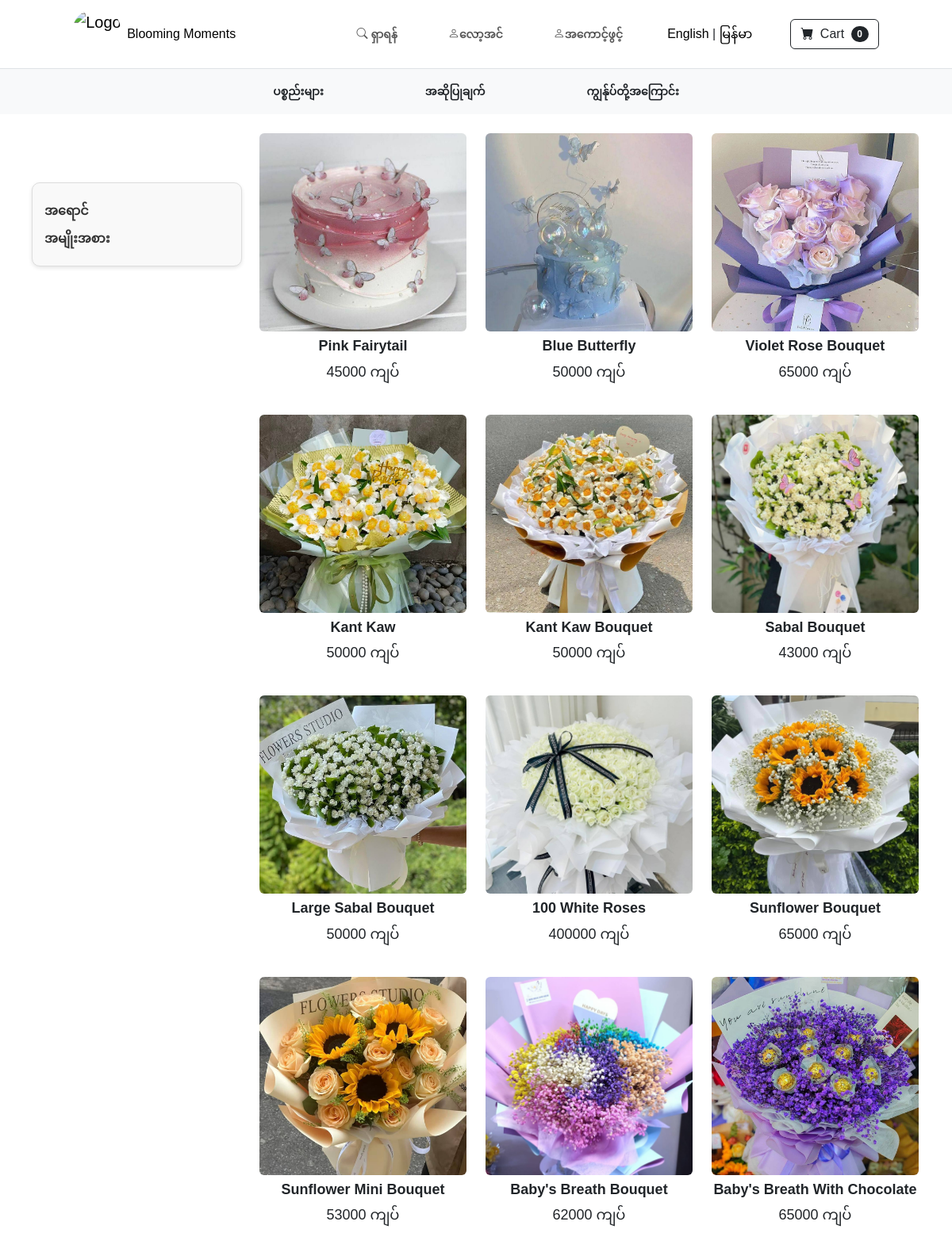
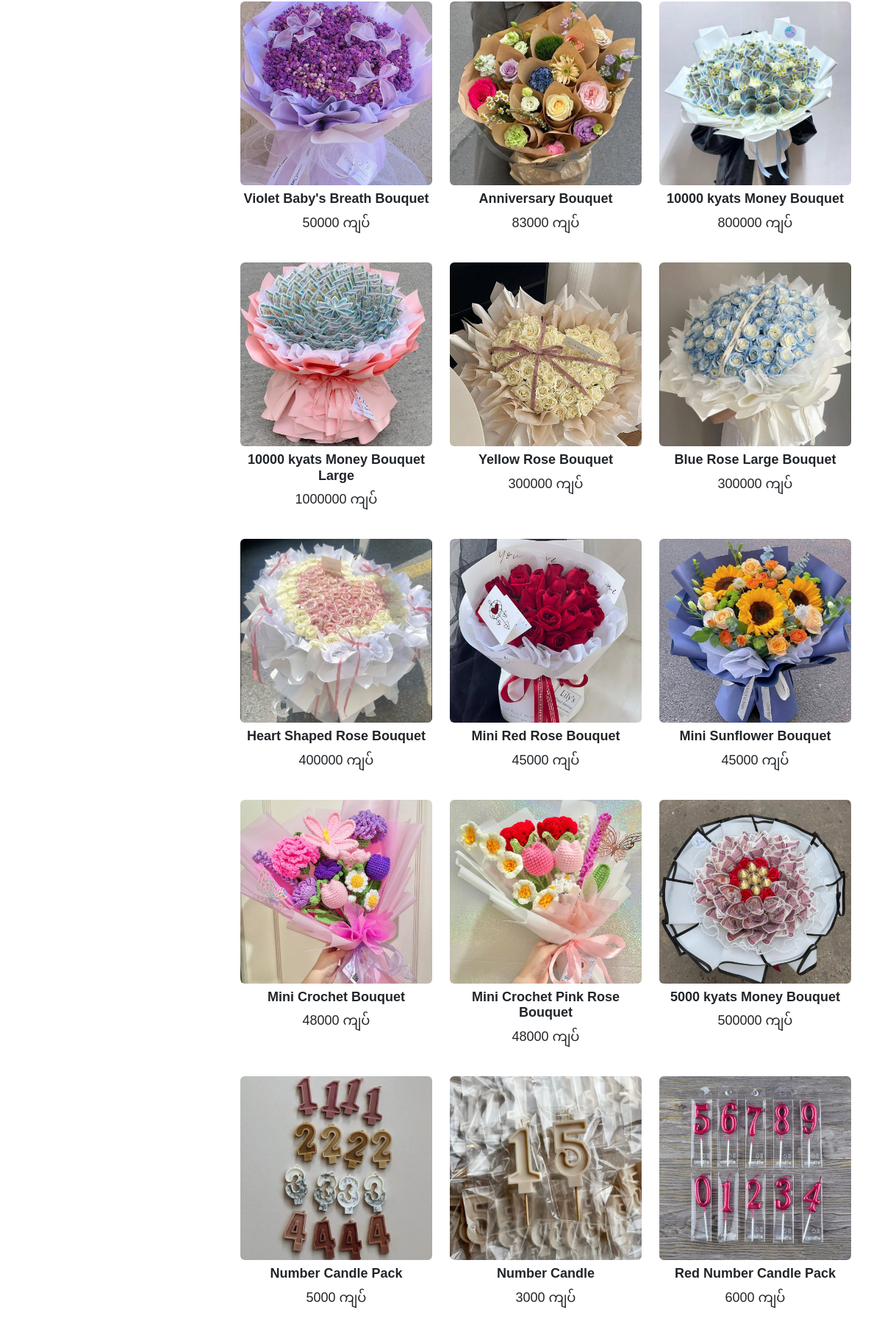
/mm/product/ (upper part), run on the app's committed database (2 pictures, top to bottom).
### store/models.py (models this page shows, shortened)
class Product(models.Model):
  name = models.CharField(max_length=100)
  price = models.PositiveIntegerField(default=0)
  category = models.ForeignKey(Category,on_delete = models.CASCADE,null=True, blank=True)
  color = models.ForeignKey(Color,null=True, blank=True,on_delete=models.CASCADE)
  description = models.CharField(max_length=250,default='',blank=True,null = True)
  image = models.ImageField(upload_to = 'uploads/product/')
  is_sale = models.BooleanField(default =False)
  sale_price = models.DecimalField(default=0,decimal_places=2,max_digits=6)

### store/views.py (the view)
def products_mm(request):
    products = Product.objects.all()
    colors = Color.objects.all()
    categories = Category.objects.all()
    return render(request, 'mm/product.html', {
        'products': products,
        'colors': colors,
        'categories': categories
    })

### cart/cart.py (called while the page is built)
  def __len__(self):
    return len(self.cart)

### cart/context_processors.py (called while the page is built)
def cart(request):
  return {'cart':Cart(request)}

### store/templates/mm/product.html (shortened to what this page needs)
{% extends 'mm/base.html' %}
{% load static %}
{% block styles %}
<link rel="stylesheet" href="{% static 'css/product.css' %}">
{% endblock %}
{% block content %}
<div class="container mt-4">
    <div class="row">
        <div class="col-md-3 d-none d-md-block sticky-sidebar sticky-top" style=" top: 200px;max-height: calc(100vh - 100px); overflow-y: auto; background: white; padding: 10px;z-index: 1000; ">
            <div class="filters-container">
                <div class="filter-section">
                    <h4 onclick="toggleFilter('colorContent', this)">အရောင်</h4>
                </div>
                <div class="filter-section mt-3">
                    <h4 onclick="toggleFilter('flowerTypeContent', this)">အမျိုးအစား</h4>
                </div>
            </div>
        </div>
        <div class="col-md-9">
            <div class="row g-4" id="filteredProducts">
                {% for product in products %}
                <div class="col-6 col-md-4">
                    <div class="collection">
                        <a href="{% url 'mm:product_detail' product.id %}" class="btn">
                            <img src="{{ product.image.url }}" alt="{{ product.name }}">
                        </a>
                        <h3 class="mt-2">{{ product.name }}</h3>
                        {% if product.is_sale %}
                                <div class="d-flex justify-content-center small text-warning mb-2">
                                    <p class="text-decoration-line-through">{{ product.price }} ကျပ်</p>
                                    <p class="ms-2 text-danger">{{ product.sale_price }} ကျပ်</p>
                                </div>
                            {% else %}
                                <p>{{ product.price }} ကျပ်</p>
                            {% endif %}
                    </div>
                </div>
                {% endfor %}
            </div>
        </div>
    </div>
</div>
{% endblock %}

### static/css/styles.css (style rules this page uses)
body { font-family: 'Lora', serif; background-color: whitesmoke; margin: 0; padding: 0; }
h1, h2, h3 { font-weight: 700; }
a { text-decoration: none; }
.container { max-width: 1140px; }
img { max-width: 100%; height: auto; }

### static/css/product.css (style rules this page uses)
body { font-family: Arial, sans-serif; background-color: #ffffff; }
.filters-container { width: 100%; background: #f9f9f9; padding: 15px; border: 1px solid #ddd; border-radius: 10px; box-shadow: 0 2px 5px rgba(0, 0, 0, 0.1); }
.filters-container h4 { font-size: 16px; font-weight: bold; margin: 10px 0; cursor: pointer; color: #333; }
.collection img { width: 100%; height: 250px; object-fit: cover; transition: transform 0.3s ease; }
.collection h3, .collection p { text-align: center; font-size: 18px; }
.collection a.btn { padding: 0; border: none; background-color: transparent; display: block; overflow: hidden; }
@media (min-width: 769px) { .filters-container { position: sticky; top: 20px; } }

### data on the page
Product: image (picture), name "Pink Fairytail", price "45000"
Product: image (picture), name "Blue Butterfly", price "50000"
Product: image (picture), name "Violet Rose Bouquet", price "65000"
Product: image (picture), name "Kant Kaw", price "50000"
Product: image (picture), name "Kant Kaw Bouquet", price "50000"
Product: image (picture), name "Sabal Bouquet", price "43000"
Product: image (picture), name "Large Sabal Bouquet", price "50000"
Product: image (picture), name "100 White Roses", price "400000"
Product: image (picture), name "Sunflower Bouquet", price "65000"
Product: image (picture), name "Sunflower Mini Bouquet", price "53000"
Product: image (picture), name "Baby's Breath Bouquet", price "62000"
Product: image (picture), name "Baby's Breath With Chocolate", price "65000"
Product: image (picture), name "Violet Baby's Breath Bouquet", price "50000"
Product: image (picture), name "Anniversary Bouquet", price "83000"
Product: image (picture), name "10000 kyats Money Bouquet", price "800000"
Product: image (picture), name "10000 kyats Money Bouquet Large", price "1000000"
Product: image (picture), name "Yellow Rose Bouquet", price "300000"
Product: image (picture), name "Blue Rose Large Bouquet", price "300000"
Product: image (picture), name "Heart Shaped Rose Bouquet", price "400000"
Product: image (picture), name "Mini Red Rose Bouquet", price "45000"
Product: image (picture), name "Mini Sunflower Bouquet", price "45000"
Product: image (picture), name "Mini Crochet Bouquet", price "48000"
Product: image (picture), name "Mini Crochet Pink Rose Bouquet", price "48000"
Product: image (picture), name "5000 kyats Money Bouquet", price "500000"
Product: image (picture), name "Number Candle Pack", price "5000"
Product: image (picture), name "Number Candle", price "3000"
Product: image (picture), name "Red Number Candle Pack", price "6000"

### other printed values
{{ cart|length }} "0"
